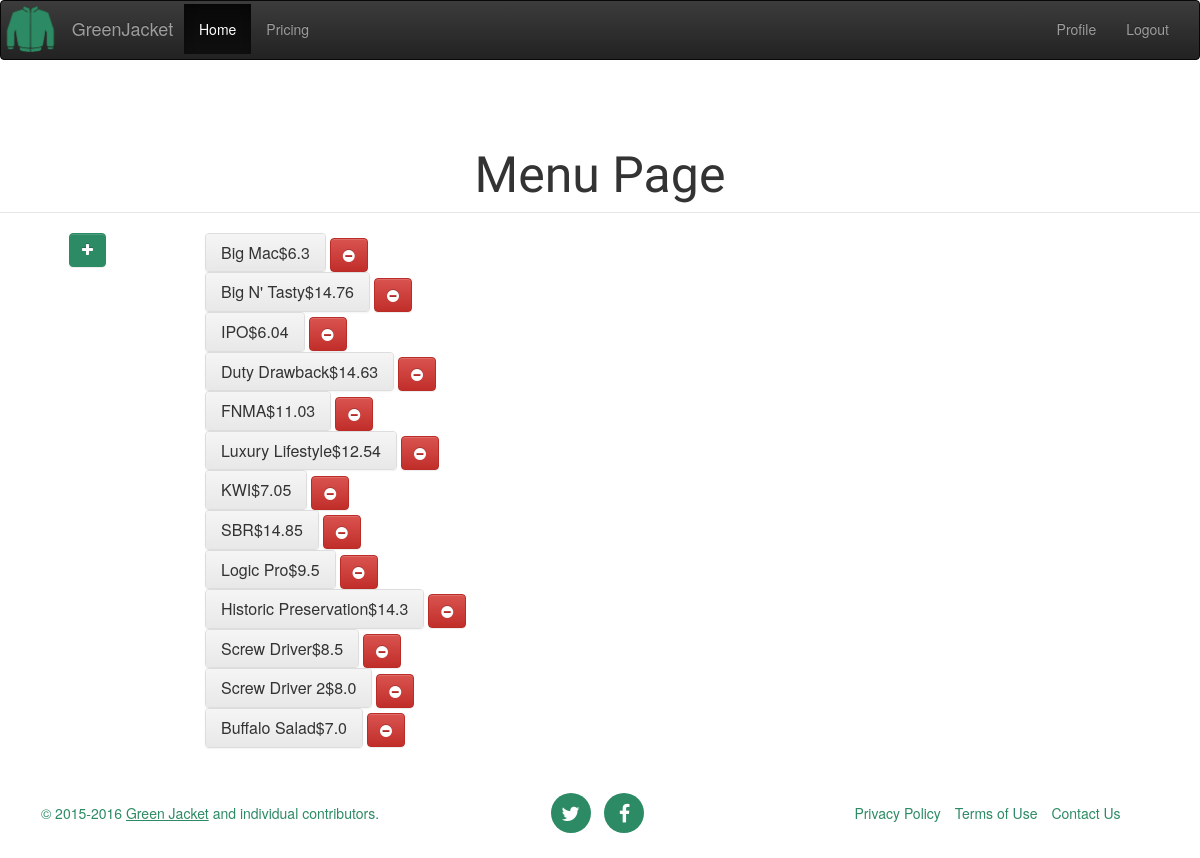
Before: /GJ_app/menu/1/ (signed in) with the older database file.
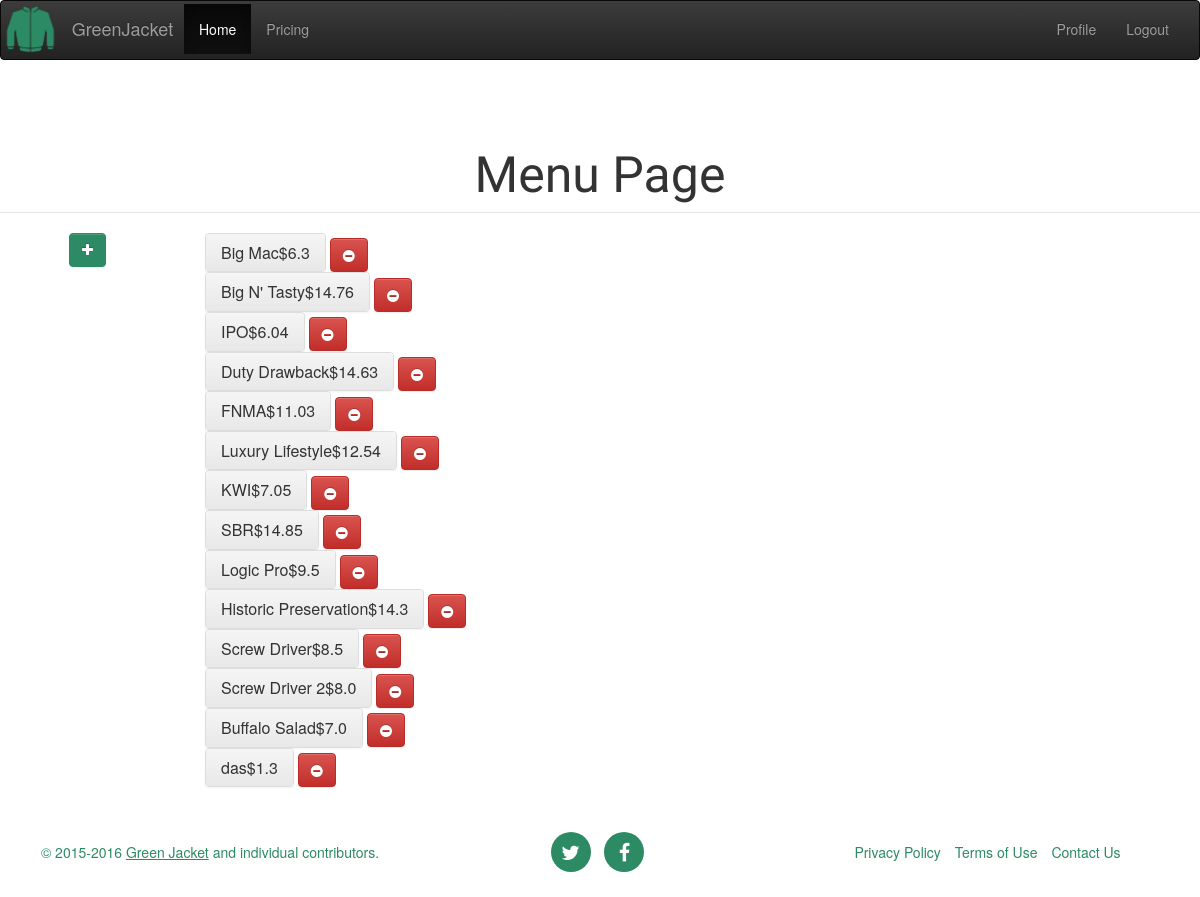
After: the same page with the newer database file.
### GJ_app/models.py (models this page shows, shortened)
class Item(models.Model):
    id = models.AutoField(primary_key=True)  # AutoField?
    item_id =  models.ForeignKey(Menu, db_column='item_id', on_delete=models.CASCADE)
    category_id = models.ForeignKey(Category, db_column='category_id', on_delete=models.CASCADE)
    container_id = models.ForeignKey(Container, db_column='container_id', on_delete=models.CASCADE)
    options = models.CharField(max_length=1000, blank=True, null=True)
    options_isFixed = models.CharField(db_column='options_isFixed', max_length=1000, blank=True, null=True)  # Field name made lowercase.
    options_price = models.CharField(max_length=1000, blank=True, null=True)
    item_mealOptions = models.CharField(db_column='item_mealOptions', max_length=1000, blank=True, null=True)  # Field name made lowercase.
    item_mealPrice = models.CharField(db_column='item_mealPrice', max_length=1000, blank=True, null=True)  # Field name made lowercase.
    def itemSizes(self):
		itemSizesList = []
		actualSizesList = []
		sizesString = ""
		itemSizesList = ItemSize.objects.filter(item_id = self.item_id)
		for value in itemSizesList:
			actualSizesList.append(value.size_id.size_name)
			actualSizesList.append(value.itemSizePrice)
			if value.size_id.size_id == 6:
				actualSizesList.append(value.item_count)
		if actualSizesList:
			i = 0
			while i < len(actualSizesList):
				if actualSizesList[i] == 'Count':
					sizesString += "$" + str(int(actualSizesList[i+1])/100.00)
					if i+3 == len(actualSizesList):
						if actualSizesList[i+2] == 1:
							sizesString += " per piece"
						else:
							sizesString += " for " + str(actualSizesList[i+2]) + " pieces"
					else:
						if actualSizesList[i+2] == 1:
							sizesString += " per piece, "
						else:
							sizesString += " for " + str(actualSizesList[i+2]) + " pieces, "
					i += 3
				else:
					sizesString += str(actualSizesList[i]) + " "
					if i+2 == len(actualSizesList):
						sizesString += " (+ $" + str(int(actualSizesList[i+1])/100.00) + ")"
					else:
						sizesString += " (+ $" + str(int(actualSizesList[i+1])/100.00) + "), "
					i += 2
			return sizesString
		return "No Specified Size"
    def mainItems(self):
		fixedOptionsindexes= []
		fixedOptions = []
		fixedString = ""
		fixedList = self.options_isFixed.split(',')
		optionsList = self.options.split(',')
		for index, value in enumerate(fixedList):
			if value == "main":
				fixedOptionsindexes.append(optionsList[index])
		for i in fixedOptionsindexes:
			fixedOptions.append(str((Option.objects.get(option_id = i)).option_name))
		if fixedOptions:
			for i, val in enumerate(fixedOptions):
				if i+1 == len(fixedOptions):
					fixedString += val
				else:
					fixedString += val
					fixedString += ", "
			return fixedString
		return "No Main Ingredients"
    def fixedItems(self):
		fixedOptionsindexes= []
		fixedOptions = []
		fixedString = ""
		fixedList = self.options_isFixed.split(',')
		optionsList = self.options.split(',')
		for index, value in enumerate(fixedList):
			if value == "fixed":
				fixedOptionsindexes.append(optionsList[index])
		for i in fixedOptionsindexes:
			fixedOptions.append(str((Option.objects.get(option_id = i)).option_name))
		if fixedOptions:
			for i, val in enumerate(fixedOptions):
				if i+1 == len(fixedOptions):
					fixedString += val
				else:
					fixedString += val
					fixedString += ", "
			return fixedString
		return "No Fixed Ingredients"
    def optionalItems(self):
		fixedOptionsindexes= []
		optionsPriceindexes = []
		fixedOptions = []
		fixedString = ""
		fixedList = self.options_isFixed.split(',')
		optionsList = self.options.split(',')
		optionsPriceList = self.options_price.split(',')
		for index, value in enumerate(fixedList):
			if value == "optional":
				fixedOptionsindexes.append(optionsList[index])
				optionsPriceindexes.append(optionsPriceList[index])
		for i, value in enumerate(fixedOptionsindexes):
			fixedOptions.append(str((Option.objects.get(option_id = value)).option_name))
			fixedOptions.append(str(optionsPriceindexes[i]))
		if fixedOptions:
			for i, val in enumerate(fixedOptions):
				if i+1 == len(fixedOptions):
					fixedString += " (+ $" + str(int(val)/100.00) + ")"
				else:
					if i%2 == 1:
						fixedString += "(+ $" + str(int(val)/100.00) + "), "
					else:
						fixedString += val
			return fixedString
		return "No Optional Ingredients"
    def mealOptions(self):
		mealOption = []
		finalmealList = []
		mealString = ""
		mealList = [str(x) for x in self.item_mealOptions.split(',')]
		mealPriceList = [str(x) for x in self.item_mealPrice.split(',')]
		mealList = filter(None, mealList)
		for index, value in enumerate(mealList):
			mealOption = value.split('-')
			finalmealList.append(str((Size.objects.get(size_id = mealOption[1])).size_name))
			finalmealList.append(str((Option.objects.get(option_id = mealOption[0])).option_name))
			finalmealList.append(str(mealPriceList[index]))
		if finalmealList:
			for i, value in enumerate(finalmealList):
				if i%3 == 2:
					if i+1 == len(finalmealList):
						mealString += " (+ $" + str(int(value)/100.00) + ")"
					else:
						mealString += "(+ $" + str(int(value)/100.00) + "), "
				else:
					mealString += value + " "
			return mealString
		return "No Meal Options"
    class Meta:
        managed = False
        db_table = 'Item'

class Menu(models.Model):
	item_id = models.AutoField(primary_key=True)
	menu_id = models.ForeignKey(User, db_column='menu_id', on_delete=models.CASCADE)
	item_nickname = models.CharField(max_length=200)
	item_basePrice = models.IntegerField(db_column='item_basePrice')  # Field name made lowercase.
	item_isActive = models.NullBooleanField(db_column='item_isActive')  # Field name made lowercase.
	item_startDate = models.DateField(db_column='item_startDate', blank=True, null=True)  # Field name made lowercase.
	item_endDate = models.DateField(db_column='item_endDate', blank=True, null=True)  # Field name made lowercase.
	item_startTime = models.TimeField(db_column='item_startTime', blank=True, null=True)
	item_endTime = models.TimeField(db_column='item_endTime', blank=True, null=True)
	def __str__(self):
		return str(self.item_id) + " " + self.menu_id.company_name + " " + self.item_nickname + " " + str(self.item_basePrice) + " " + str(self.item_startDate) + " " + str(self.item_endDate) + " " + str(self.item_startTime) + " " + str(self.item_endTime)
	def realPrice(self):
		return self.item_basePrice/ 100.0
	class Meta:
		managed = False
		db_table = 'Menu'

### GJ_app/views.py (the view)
# urls.py: url(r'^menu/(?P<comp_id>[0-9]+)/', views.menuHome, name='menuHome'),
def menuHome(request, comp_id):
	logged_in = request.session.get('logged_in', False)
	if logged_in:
		user = User.objects.get(user_id = comp_id)
		thisUser = user.user_id
		company_name = user.company_name
		menu = Menu.objects.filter(menu_id = thisUser)
		items = []
		for item in menu:
			items.extend(Item.objects.filter(item_id = item.item_id))
		options = Option.objects.all()
		currentDate = date.today();
		continDate= date(currentDate.year + 1, currentDate.month, currentDate.day)
		return render(request, 'GJ_app/menus/index.html', {'items': items, 'comp_id':comp_id,  'companyName' : company_name, 'currentDate' : currentDate, 'continDate': continDate, 'options':options})
	return render(request, 'GJ_app/index.html')

### GJ_app/templates/GJ_app/menus/index.html (shortened to what this page needs)
{% extends "base.html" %}
{% block content %}
	<section>
		<legend style="font-size:50px; text-align:center" > Menu Page  </legend>
		<div class="row">
			<div class="col-xs-12 col-md-2">
				<div style="text-align:center">
					<a class="btn btn-md btn-success GJButton" style="outline:none; font-weight:bold" id="addPop"
				data-container="body" data-toggle="popover" data-placement="bottom" data-trigger="hover" data-content="Add New Item" href="/GJ_app/addItem/{{comp_id}}/"><i class="fa fa-plus"></i></a>
				</div>
			</div>
			<div class="col-xs-12 col-md-8">
				<div class="panel-group" id="accordion" role="tablist" aria-multiselectable="true">
					{% for item in items %}
						<div class="panel panel-default" style="display:inline-flex">
							<div class="panel-heading" role="tab" id="heading-{{item.item_id.item_id}}">
								<h4 class="panel-title">
										<a role="button" style="width:100%; display:block" data-toggle="collapse" data-parent="#accordion" href="#{{item.item_id.item_id}}" aria-expanded="true" aria-controls="nav-{{item.item_id.item_id}}">
											<text style="text-align:left">{{item.item_id.item_nickname}}</text><text style="float:right">${{item.item_id.realPrice}} </text>
										</a>
								</h4>
							</div>
						</div>
					<a class="editForm btn btn-danger" style="outline:none" href="/GJ_app/deleteItem/{{item.item_id.item_id}}" role="button"><i class="fa fa-minus-circle"></i></a></span>
					{% endfor %}
				</div>
			</div>
			<div class="col-xs-12 col-md-1">
			</div>
		</div>
	</section>
{% endblock %}

### GJ_app/templates/base.html (shortened to what this page needs)
<!DOCTYPE html>
<html lang="en">
<head>
    {% load static from staticfiles %}
    <link rel="stylesheet" href="{% static 'css/custom.css' %}" >
    <link rel="stylesheet" href="{% static 'css/bootstrap.min.css' %}" >
	<link rel="stylesheet" href="{% static 'css/datepicker.css' %}" >
	<link rel="stylesheet/less" type="text/css" href="{% static 'less/datepicker.less' %}" />
	<link href="{% static 'css/hover.css' %}" rel="stylesheet" media="all">
    <link rel="stylesheet" href="{% static 'css/bootstrap-theme.min.css' %}">
	<link rel="stylesheet" href="{% static 'css/hover-min.css' %}">
	<link rel="stylesheet" href="{% static 'css/bootstrap-timepicker.min.css' %}">
    <link rel="stylesheet" href="{% static 'css/simple-sidebar.css' %}">
    <link rel="stylesheet" href="{% static 'font-awesome/css/font-awesome.min.css' %}">
</head>
<body>
	<header> {% include "nav_bar.html" %} </header>
	{% block content %} {% endblock %}
	<footer>{% include "footer.html" %}</footer>
</body>
</html>

### GJ_app/templates/nav_bar.html (shortened to what this page needs)
<nav class="navbar navbar-inverse">
  <div class="container-fluid">
    <div class="navbar-header">
      <a href="/GJ_app/" class="navbar-brand" >
		<img alt="Green Jacket" src="/static/pictures/trans2.gif" class="img-rounded img-responsive">
		<text style="padding-top:0.8em; padding-left: 0.6em; padding-right: 0.6em; font-size:18px !important;"> GreenJacket </text>
	</a>
    </div>
    <div class="collapse navbar-collapse" id="bs-example-navbar-collapse-1">
      <ul class="nav navbar-nav" id="activeBar">
        <li id="homeActive"><a href="/GJ_app/">Home</a></li>
		<li id="pricingActive"><a href="/GJ_app/pricing">Pricing</a></li>
      </ul>
      <ul class="nav navbar-nav navbar-right">
		{% if request.session.logged_in %}
			<li id="profileActive"><a href="/GJ_app/profile/">Profile</a></li>
			<li id="logoutActive"><a href="/GJ_app/logout/">Logout</a></li>
		{% endif %}
      </ul>
    </div>
  </div>
</nav>

### GJ_app/templates/footer.html (shortened to what this page needs)
	   <div class="container">
            <div class="row">
                <div class="col-md-4">
                    <span class="copyright" style="color:#2C8A64">&copy; 2015-2016 <a href="/GJ_app/aboutus" style="outline:none; color:#2C8A64"><u>Green Jacket</u></a> and individual contributors.</span>
                </div>
                <div class="col-md-4">
                    <ul class="list-inline social-buttons">
                        <li><a href="#"><i class="fa fa-twitter"></i></a>
                        </li>
                        <li><a href="#"><i class="fa fa-facebook"></i></a>
                        </li>
                    </ul>
                </div>
                <div class="col-md-4">
                    <ul class="list-inline quicklinks">
                        <li><a href="#" style="outline:none;">Privacy Policy</a></li>
                        <li><a href="#" style="outline:none;">Terms of Use</a></li>
						<li><a href="#" style="outline:none;">Contact Us</a></li>
                    </ul>
                </div>
            </div>
        </div>

### GJ_app/static/css/custom.css (style rules this page uses)
body { padding-top: 30px; }
section { padding-top: 60px; }
footer { padding: 25px 0; text-align: center; }
footer span.copyright { text-transform: uppercase; text-transform: none; font-family: Montserrat,"Helvetica Neue",Helvetica,Arial,sans-serif; line-height: 40px; }
footer ul.quicklinks { margin-bottom: 0; text-transform: uppercase; text-transform: none; font-family: Montserrat,"Helvetica Neue",Helvetica,Arial,sans-serif; line-height: 40px; }
ul.social-buttons { margin-bottom: 0; }
ul.social-buttons li a { display: block; width: 40px; height: 40px; border-radius: 100%; font-size: 20px; line-height: 40px; outline: 0; color: #fff; background-color: #222; -webkit-transition: all .3s; -moz-transition: all .3s; transition: all .3s; }

### GJ_app/templates/base.html (style rules this page uses)
body { padding-top: 0px; }
section { padding-top: 60px }

### GJ_app/templates/nav_bar.html (style rules this page uses)
.navbar-inverse { padding-top:0.2em; padding-bottom: 0.4em; }
.navbar-brand { padding: 0px; display:inline-flex; }
.navbar-brand>img { height: 100%; width: auto; }

### GJ_app/templates/GJ_app/menus/index.html (style rules this page uses)
legend { font-family: 'Poiret One', cursive }
.GJButton { border-color:#2C8A64; background-color: #2C8A64; background-image:none; outline:none; font-family: 'Poiret One', cursive; }
.btn-success { border-color:#2C8A64; background-color: #2C8A64; background-image:none; outline:none; font-family: 'Poiret One', cursive; }

### GJ_app/templates/footer.html (style rules this page uses)
ul.social-buttons li a { background-color:#2C8A64; }
ul.quicklinks li a { color:#2C8A64; }

Changed rows visible on the page:
added Item: item_id.item_nickname "das", item_id.realPrice "1.3"
